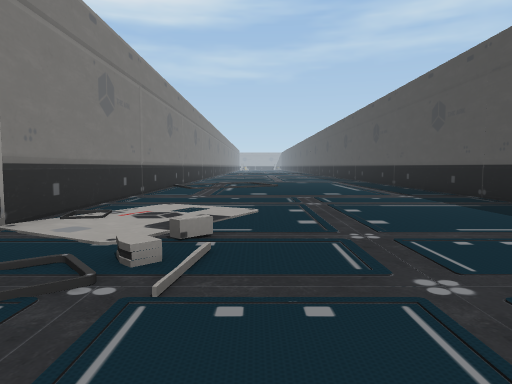
View 1 (above)

16 first-person views from a walk through a scene from a Unity 3-D project. The camera is 1.2 m above the floor, tilts 4° down and sees 70° across. Doors are open. The floor is counted in squares, 2 m on a side. Each view is taken from the middle of a square. On the plan, view 1 faces up. The plan holds only what a view shows up to about 10 squares ahead; the rest is blank. The place goes on beyond the plan. The player character is not drawn. Some surface patterns are stand-ins.

View 2
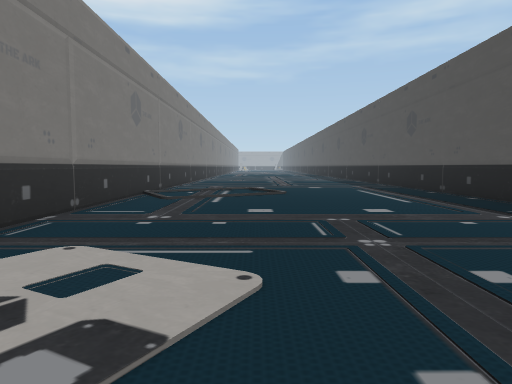

View 3
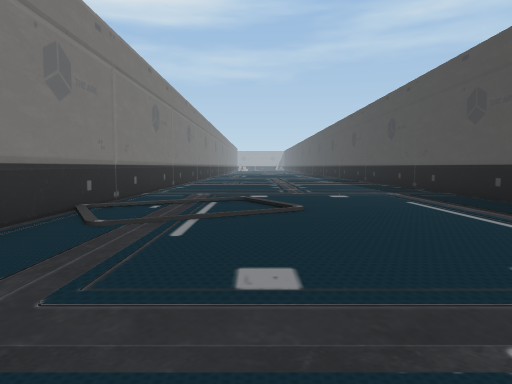

View 4
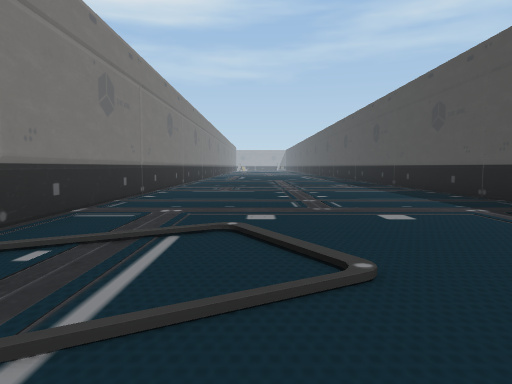

View 5
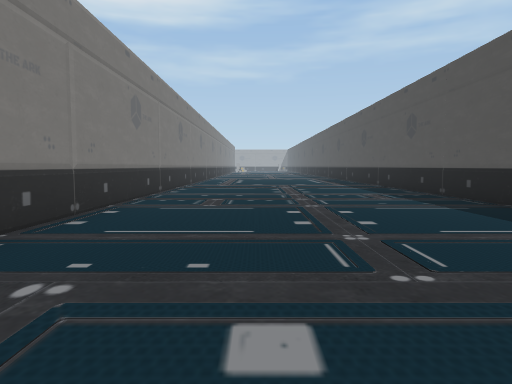

View 6
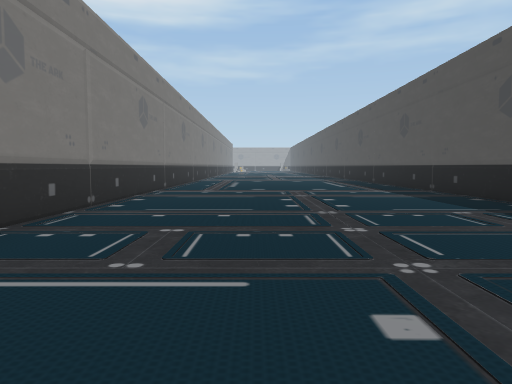

View 7
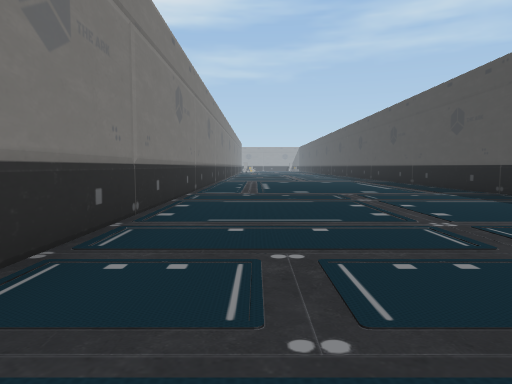

View 8
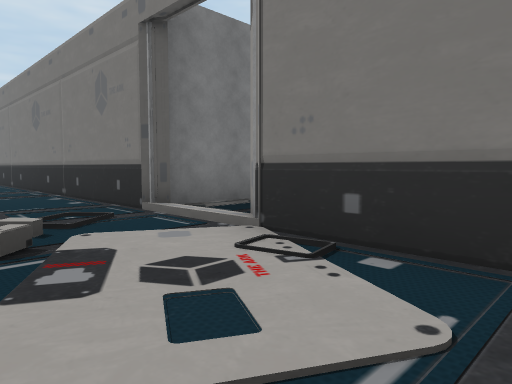

View 9
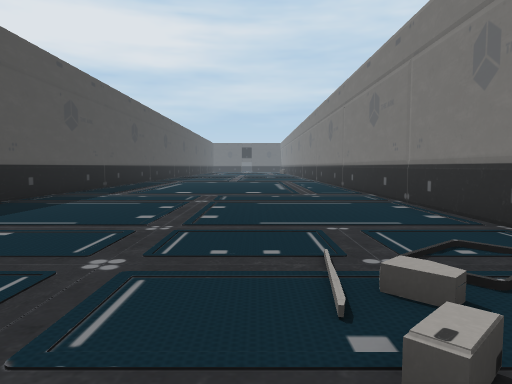

View 10
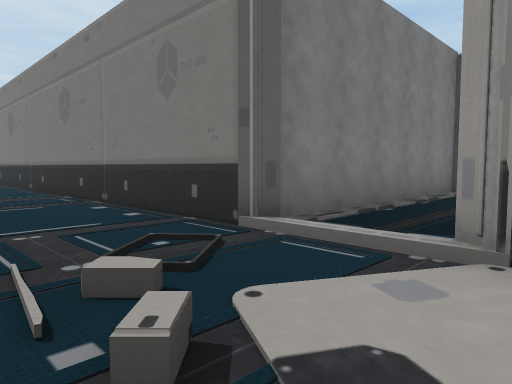

View 11
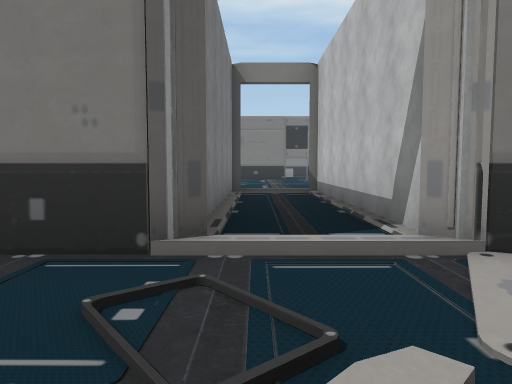

View 12
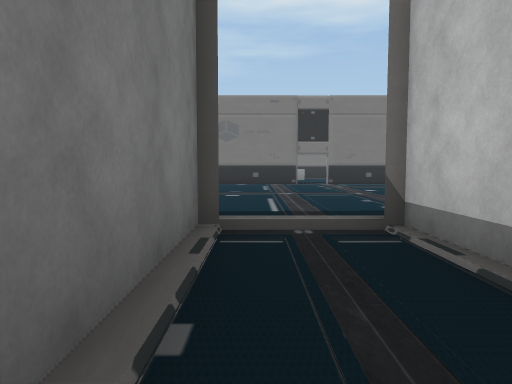

View 13
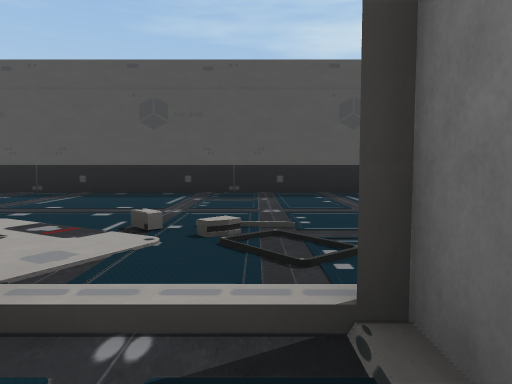

View 14
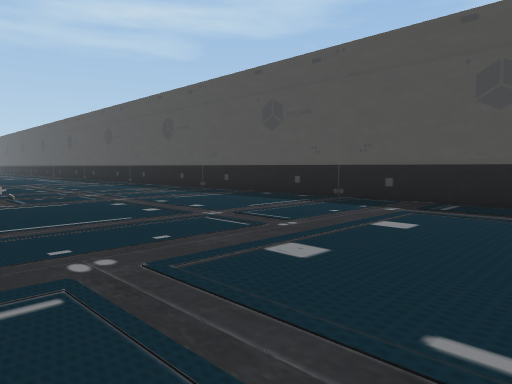

View 15
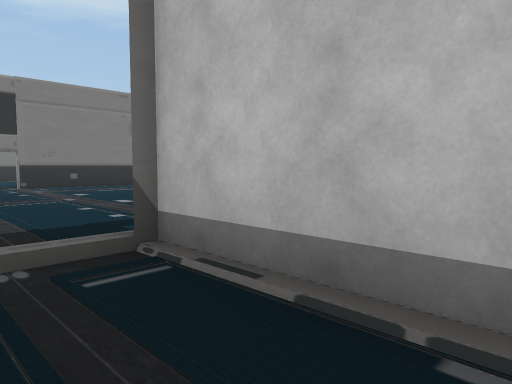

View 16
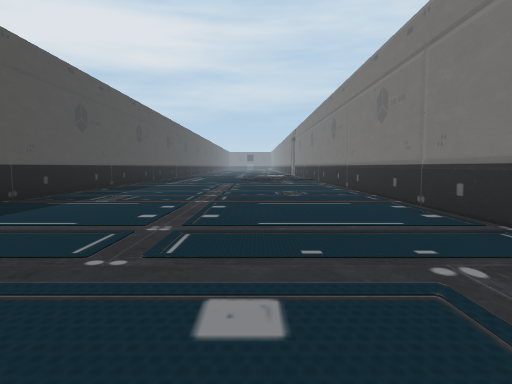

### Floor plan
Points are (right, up) in squares from view 1. A wall is a line through its corners. A room is listed if a view was taken in it or the views show most of it. See-through windows are left out.
Room 1 (views 1, 2, 3, 4, 5, 6, 7, 8, 9, 10, 11, 14, 16)
walls: (-2.7, 1.7) (-2.5, 1.3) (-2.5, -6.5); (-2.5, 27) (-2.5, 3.5) (-2.8, 3.1); (4.3, -6.1) (4.3, 27)
ways out: opening at (-2, 2) to room 2
Room 2 (views 12, 13, 15)
walls: (-8.5, 1.4) (-2.5, 1.4); (-3.1, 3.4) (-8.5, 3.4)
ways out: opening at (-2, 2) to room 1

Where each view was taken, in squares from view 1:
view 1: 0 up, 0 right, facing up
view 2: 3 up, 0 right, facing up
view 3: 6 up, 0 right, facing up
view 4: 9 up, 0 right, facing up
view 5: 12 up, 0 right, facing up
view 6: 16 up, 0 right, facing up
view 7: 17 up, 1 left, facing up
view 8: 6 up, 0 right, facing down-left
view 9: 4 up, 0 right, facing down
view 10: 4 up, 0 right, facing down-left
view 11: 2 up, 0 right, facing left
view 12: 2 up, 5 left, facing left
view 13: 2 up, 4 left, facing right
view 14: 6 down, 2 left, facing up-right
view 15: 2 up, 6 left, facing up-left
view 16: 27 up, 0 right, facing down
